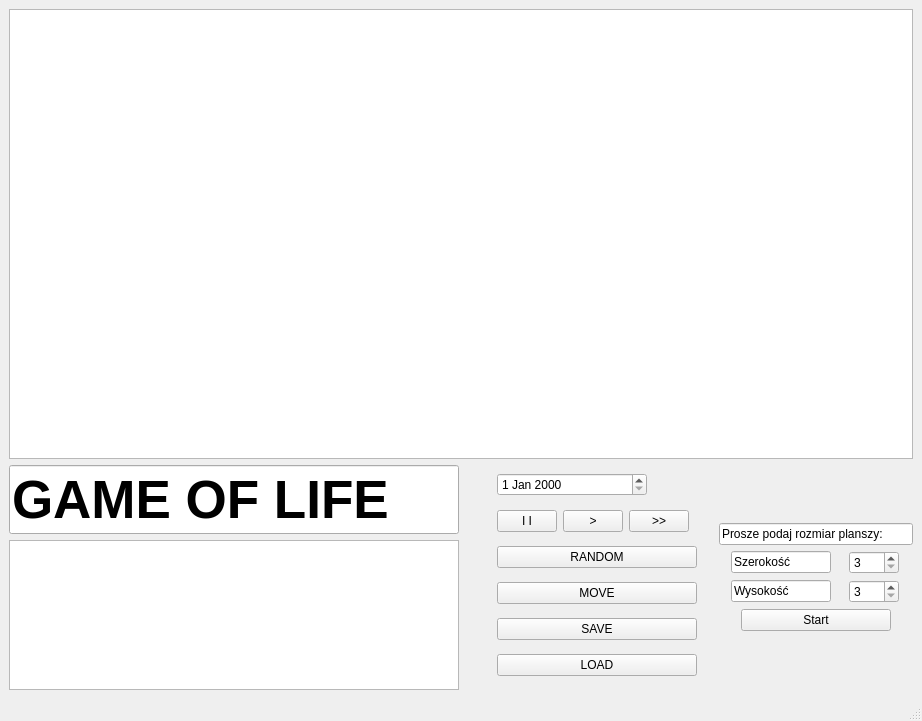
<?xml version="1.0" encoding="UTF-8"?>
<ui version="4.0">
 <class>MainWindow</class>
 <widget class="QMainWindow" name="MainWindow">
  <property name="geometry">
   <rect>
    <x>0</x>
    <y>0</y>
    <width>922</width>
    <height>721</height>
   </rect>
  </property>
  <property name="windowTitle">
   <string>Gra w życie</string>
  </property>
  <widget class="QWidget" name="centralwidget">
   <property name="layoutDirection">
    <enum>Qt::LeftToRight</enum>
   </property>
   <property name="autoFillBackground">
    <bool>true</bool>
   </property>
   <layout class="QVBoxLayout" name="verticalLayout_7">
    <item>
     <widget class="QTableWidget" name="boardObject">
      <property name="minimumSize">
       <size>
        <width>900</width>
        <height>450</height>
       </size>
      </property>
      <property name="maximumSize">
       <size>
        <width>3599</width>
        <height>3600</height>
       </size>
      </property>
     </widget>
    </item>
    <item>
     <layout class="QHBoxLayout" name="horizontalLayout_7">
      <item>
       <layout class="QVBoxLayout" name="verticalLayout_5">
        <item>
         <widget class="QLineEdit" name="lineEdit">
          <property name="maximumSize">
           <size>
            <width>450</width>
            <height>100</height>
           </size>
          </property>
          <property name="font">
           <font>
            <pointsize>40</pointsize>
            <bold>true</bold>
           </font>
          </property>
          <property name="text">
           <string>GAME OF LIFE</string>
          </property>
          <property name="readOnly">
           <bool>true</bool>
          </property>
         </widget>
        </item>
        <item>
         <widget class="QListWidget" name="infoWindow">
          <property name="maximumSize">
           <size>
            <width>450</width>
            <height>150</height>
           </size>
          </property>
          <property name="font">
           <font>
            <pointsize>16</pointsize>
            <bold>true</bold>
           </font>
          </property>
          <property name="isWrapping" stdset="0">
           <bool>true</bool>
          </property>
         </widget>
        </item>
       </layout>
      </item>
      <item>
       <layout class="QHBoxLayout" name="horizontalLayout_5">
        <item>
         <layout class="QVBoxLayout" name="verticalLayout_2">
          <property name="leftMargin">
           <number>32</number>
          </property>
          <item>
           <widget class="QDateEdit" name="dateActuall">
            <property name="maximumSize">
             <size>
              <width>150</width>
              <height>16777215</height>
             </size>
            </property>
           </widget>
          </item>
          <item>
           <layout class="QHBoxLayout" name="horizontalLayout">
            <property name="rightMargin">
             <number>24</number>
            </property>
            <item>
             <widget class="QPushButton" name="stopButton">
              <property name="maximumSize">
               <size>
                <width>60</width>
                <height>16777215</height>
               </size>
              </property>
              <property name="text">
               <string>I I</string>
              </property>
             </widget>
            </item>
            <item>
             <widget class="QPushButton" name="playButton">
              <property name="maximumSize">
               <size>
                <width>60</width>
                <height>16777215</height>
               </size>
              </property>
              <property name="text">
               <string>&gt;</string>
              </property>
             </widget>
            </item>
            <item>
             <widget class="QPushButton" name="fasterButton">
              <property name="maximumSize">
               <size>
                <width>60</width>
                <height>16777215</height>
               </size>
              </property>
              <property name="text">
               <string>&gt;&gt;</string>
              </property>
             </widget>
            </item>
           </layout>
          </item>
          <item>
           <widget class="QPushButton" name="randomButton">
            <property name="maximumSize">
             <size>
              <width>200</width>
              <height>16777215</height>
             </size>
            </property>
            <property name="text">
             <string>RANDOM</string>
            </property>
           </widget>
          </item>
          <item>
           <widget class="QPushButton" name="moveButton">
            <property name="maximumSize">
             <size>
              <width>200</width>
              <height>16777215</height>
             </size>
            </property>
            <property name="text">
             <string>MOVE</string>
            </property>
           </widget>
          </item>
          <item>
           <widget class="QPushButton" name="saveButton">
            <property name="maximumSize">
             <size>
              <width>200</width>
              <height>16777215</height>
             </size>
            </property>
            <property name="text">
             <string>SAVE</string>
            </property>
           </widget>
          </item>
          <item>
           <widget class="QPushButton" name="loadButton">
            <property name="maximumSize">
             <size>
              <width>200</width>
              <height>16777215</height>
             </size>
            </property>
            <property name="text">
             <string>LOAD</string>
            </property>
           </widget>
          </item>
         </layout>
        </item>
        <item>
         <layout class="QVBoxLayout" name="verticalLayout">
          <item>
           <layout class="QVBoxLayout" name="verticalLayout_6">
            <item>
             <widget class="QLineEdit" name="lineEditSize">
              <property name="maximumSize">
               <size>
                <width>220</width>
                <height>16777215</height>
               </size>
              </property>
              <property name="text">
               <string>Prosze podaj rozmiar planszy:</string>
              </property>
              <property name="readOnly">
               <bool>true</bool>
              </property>
             </widget>
            </item>
            <item>
             <layout class="QVBoxLayout" name="verticalLayout_4">
              <item>
               <layout class="QVBoxLayout" name="verticalLayout_3">
                <item>
                 <layout class="QHBoxLayout" name="horizontalLayout_4">
                  <item>
                   <widget class="QLineEdit" name="lineEditWidth">
                    <property name="maximumSize">
                     <size>
                      <width>100</width>
                      <height>16777215</height>
                     </size>
                    </property>
                    <property name="text">
                     <string>Szerokość</string>
                    </property>
                    <property name="readOnly">
                     <bool>true</bool>
                    </property>
                   </widget>
                  </item>
                  <item>
                   <widget class="QSpinBox" name="widthSpinBox">
                    <property name="maximumSize">
                     <size>
                      <width>50</width>
                      <height>16777215</height>
                     </size>
                    </property>
                    <property name="minimum">
                     <number>3</number>
                    </property>
                    <property name="maximum">
                     <number>20</number>
                    </property>
                   </widget>
                  </item>
                 </layout>
                </item>
                <item>
                 <layout class="QHBoxLayout" name="horizontalLayout_3">
                  <item>
                   <widget class="QLineEdit" name="lineEditHeight">
                    <property name="maximumSize">
                     <size>
                      <width>100</width>
                      <height>16777215</height>
                     </size>
                    </property>
                    <property name="text">
                     <string>Wysokość</string>
                    </property>
                    <property name="readOnly">
                     <bool>true</bool>
                    </property>
                   </widget>
                  </item>
                  <item>
                   <widget class="QSpinBox" name="heightSpinBox">
                    <property name="maximumSize">
                     <size>
                      <width>50</width>
                      <height>16777215</height>
                     </size>
                    </property>
                    <property name="minimum">
                     <number>3</number>
                    </property>
                    <property name="maximum">
                     <number>20</number>
                    </property>
                   </widget>
                  </item>
                 </layout>
                </item>
               </layout>
              </item>
              <item>
               <layout class="QHBoxLayout" name="horizontalLayout_2">
                <item>
                 <widget class="QPushButton" name="startButton">
                  <property name="maximumSize">
                   <size>
                    <width>150</width>
                    <height>16777215</height>
                   </size>
                  </property>
                  <property name="text">
                   <string>Start</string>
                  </property>
                 </widget>
                </item>
               </layout>
              </item>
             </layout>
            </item>
           </layout>
          </item>
         </layout>
        </item>
       </layout>
      </item>
     </layout>
    </item>
   </layout>
  </widget>
  <widget class="QStatusBar" name="statusbar"/>
 </widget>
 <resources/>
 <connections/>
</ui>
